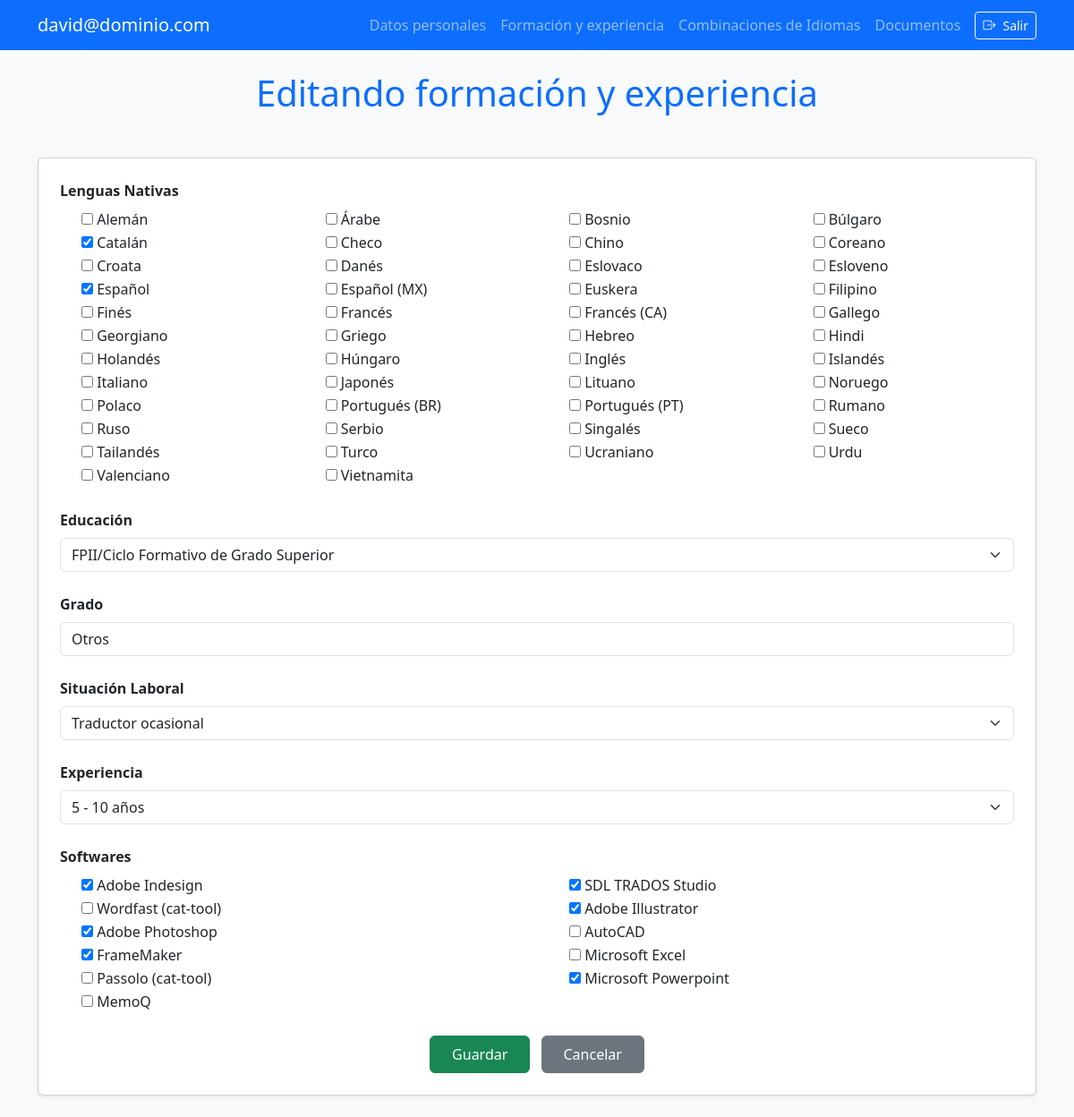
/professional-profile/edit/ (signed in), run on the app's committed database.
### translators/models.py (models this page shows, shortened)
class Translator(AbstractBaseUser, PermissionsMixin):
    email = models.EmailField(unique=True, verbose_name='Email')
    first_name = models.CharField(max_length=100, verbose_name='Nombre')
    last_name = models.CharField(max_length=200, verbose_name='Apellidos')
    address = models.CharField(max_length=200, verbose_name='Dirección')
    postal_code = models.IntegerField(null=True, verbose_name='Código Postal')
    province = models.CharField(max_length=25, choices=PROVINCES, verbose_name='Provincia')
    country = models.CharField(max_length=50, choices=COUNTRIES, verbose_name='País', blank=True)
    gender = models.CharField(max_length=9, choices=GENDER, verbose_name='Género', default='Otros')
    mobile_phone = models.CharField(max_length=18, blank=True, verbose_name='Nº Tlf Móvil')
    birth_date = models.DateField(null=True, blank=True, default=date(2000, 1, 1), verbose_name='Fecha de Nacimiento')
    registration_date = models.DateTimeField(null=True, blank=True, default=timezone.now, verbose_name='Fecha de registro')
    last_access = models.DateTimeField(null=True, blank=True, default=date(2000, 1, 1), verbose_name='Último acceso')
    is_active = models.BooleanField(default=True)
    is_staff = models.BooleanField(default=False)
    objects = TranslatorManager()
    USERNAME_FIELD = 'email'
    REQUIRED_FIELDS = ['first_name', 'last_name']

class ProfessionalProfile(models.Model):
    translator = models.OneToOneField(settings.AUTH_USER_MODEL, on_delete=models.CASCADE, related_name='professional_profile')
    native_languages = models.TextField(max_length=20, blank=False, default='', verbose_name='Lenguas Nativas')
    education = models.CharField(max_length=40, choices=LEVEL_EDUCATION, blank=False, verbose_name='Educación')
    degree = models.CharField(max_length=50, blank=True, verbose_name='Titulo')
    employment_status = models.CharField(max_length=20, choices=EMPLOYMENT_STATUS, null=True, blank=False, verbose_name='Situación Laboral')
    experience = models.CharField(max_length=10, choices=WORK_EXPERIENCE, blank=False, verbose_name='Experiencia')
    softwares = models.TextField(max_length=250, blank=True, default='', verbose_name='Softwares')

### translators/views.py (the view, shortened to what this page needs)
# urls.py: path('professional-profile/edit/', ProfessionalProfileUpdateView.as_view(), name='professional_profile_edit'),
class ProfessionalProfileUpdateView(LoginRequiredMixin, UpdateView):
    model = ProfessionalProfile
    form_class = ProfessionalProfileForm
    template_name = 'translators/professional-profile-edit.html'
    success_url = reverse_lazy('professional_profile')
    def get_object(self, queryset=None):
        translator = self.request.user
        profile, created = ProfessionalProfile.objects.get_or_create(translator=translator)
        if created:
            messages.info(self.request, "Tu perfil profesional se ha creado automáticamente.")
        return profile

### translators/templatetags/custom_filters.py (called while the page is built)
@register.filter(name='add_class')
def add_class(field, css_class):
    return field.as_widget(attrs={"class": css_class})

### translators/templates/translators/professional-profile-edit.html (shortened to what this page needs)
{% extends 'base.html' %}
{% load custom_filters %}
{% block pagetitle %}Editando formación y experiencia{% endblock %}
{% block content %}
<div class="card shadow-sm">
    <div class="card-body p-4">
        <form method="post" novalidate>
            <div class="mb-4">
                <label class="form-label fw-semibold">{{ form.native_languages.label }}</label>
                <div class="row">
                    {% for checkbox in form.native_languages %}
                    <div class="col-md-3">
                        <div class="form-check">
                            {{ checkbox.tag }}
                            <label class="form-check-label" for="{{ checkbox.id_for_label }}">
                                {{ checkbox.choice_label }}
                            </label>
                        </div>
                    </div>
                    {% endfor %}
                </div>
            </div>
            <div class="mb-4">
                <label for="{{ form.education.id_for_label }}" class="form-label fw-semibold">{{ form.education.label }}</label>
                {{ form.education|add_class:"form-select" }}
            </div>
            <div class="mb-4" id="degree-field" style="display: none;">
                <label for="{{ form.degree.id_for_label }}" class="form-label fw-semibold">{{ form.degree.label }}</label>
                {{ form.degree|add_class:"form-control" }}
            </div>
            <div class="mb-4">
                <label for="{{ form.employment_status.id_for_label }}" class="form-label fw-semibold">{{ form.employment_status.label }}</label>
                {{ form.employment_status|add_class:"form-select" }}
            </div>
            <div class="mb-4">
                <label for="{{ form.experience.id_for_label }}" class="form-label fw-semibold">{{ form.experience.label }}</label>
                {{ form.experience|add_class:"form-select" }}
            </div>
            <div class="mb-4">
                <label class="form-label fw-semibold">{{ form.softwares.label }}</label>
                <div class="row">
                    {% for checkbox in form.softwares %}
                    <div class="col-md-6">
                        <div class="form-check">
                            {{ checkbox.tag }}
                            <label class="form-check-label" for="{{ checkbox.id_for_label }}">
                                {{ checkbox.choice_label }}
                            </label>
                        </div>
                    </div>
                    {% endfor %}
                </div>
            </div>
            <div class="text-center mt-4">
                <button type="submit" class="btn btn-success px-4 py-2">Guardar</button>
                <a href="{% url 'professional_profile' %}" class="btn btn-secondary px-4 py-2 ms-2">Cancelar</a>
            </div>
        </form>
    </div>
</div>
{% endblock %}

### translators/templates/base.html (shortened to what this page needs)
<!DOCTYPE html>
<html lang="en">
<head>
    <link rel="stylesheet" href="https://cdn.jsdelivr.net/npm/bootstrap@5.3.0-alpha3/dist/css/bootstrap.min.css">
    <link rel="stylesheet" href="https://cdn.jsdelivr.net/npm/bootstrap-icons@1.10.3/font/bootstrap-icons.css">
    {% load static %}
    <link rel="stylesheet" href="{% static 'styles.css' %}">
</head>
<body>
    <nav class="navbar navbar-expand-lg navbar-dark bg-primary">
        <div class="container-fluid container-xl">
            <a class="navbar-brand fw-light" href="{% url 'dashboard' %}">{{ user.email }}</a>
            <div class="collapse navbar-collapse" id="navbarNav">
                <ul class="navbar-nav ms-auto align-items-center">
                    {% if user.is_authenticated %}
                        <li class="nav-item">
                            <a href="{% url 'personal_data' %}" class="nav-link {% if request.path == '/translators/personal-data/' %}active{% endif %}">Datos personales</a>
                        </li>
                        <li class="nav-item">
                            <a href="{% url 'professional_profile' %}" class="nav-link {% if request.path == '/translators/professional-profile/' %}active{% endif %}">Formación y experiencia</a>
                        </li>
                        <li class="nav-item">
                            <a href="{% url 'language_combinations' %}" class="nav-link {% if request.path == '/translators/language-combinations/' %}active{% endif %}">Combinaciones de Idiomas</a>
                        </li>
                        <li class="nav-item">
                            <a href="{% url 'files' %}" class="nav-link {% if request.path == '/translators/files/' %}active{% endif %}">Documentos</a>
                        </li>
                        <li class="nav-item ms-2 d-flex align-items-center">
                            <form method="post" action="{% url 'logout' %}" class="d-inline">
                                <button type="submit" class="btn btn-outline-light btn-sm" title="Cerrar sesión">
                                    <i class="bi bi-box-arrow-right me-2"></i>Salir
                                </button>
                            </form>
                        </li>
                    {% endif %}
                </ul>
            </div>
        </div>
    </nav>
    <div class="container-fluid container-xl mt-4 mb-4">
        <h1 class="mb-5 text-center text-primary">{% block pagetitle %}{% endblock %}</h1>
        {% block content %}
        {% endblock %}
    </div>
</body>
</html>

### translators/static/styles.css (style rules this page uses)
body { background-color: #f8f9fa; }

### data on the page
Translator: email "david@dominio.com"
ProfessionalProfile: education "FPII/Ciclo Formativo de Grado Superior", degree "Otros", employment_status "Traductor ocasional", experience "5 - 10 años"

### other printed values
{{ checkbox.choice_label }} "Alemán" "Árabe" "Bosnio" "Búlgaro" "Catalán" "Checo" "Chino" "Coreano" "Croata" "Danés" "Eslovaco" "Esloveno" "Español" "Español (MX)" "Euskera" "Filipino" "Finés" "Francés" "Francés (CA)" "Gallego" "Georgiano" "Griego" "Hebreo" "Hindi" "Holandés" "Húngaro" "Inglés" "Islandés" "Italiano" "Japonés" "Lituano" "Noruego" "Polaco" "Portugués (BR)" "Portugués (PT)" "Rumano" "Ruso" "Serbio" "Singalés" "Sueco" "Tailandés" "Turco" "Ucraniano" "Urdu" "Valenciano" "Vietnamita"
{{ checkbox.choice_label }} "Adobe Indesign" "SDL TRADOS Studio" "Wordfast (cat-tool)" "Adobe Illustrator" "Adobe Photoshop" "AutoCAD" "FrameMaker" "Microsoft Excel" "Passolo (cat-tool)" "Microsoft Powerpoint" "MemoQ"
